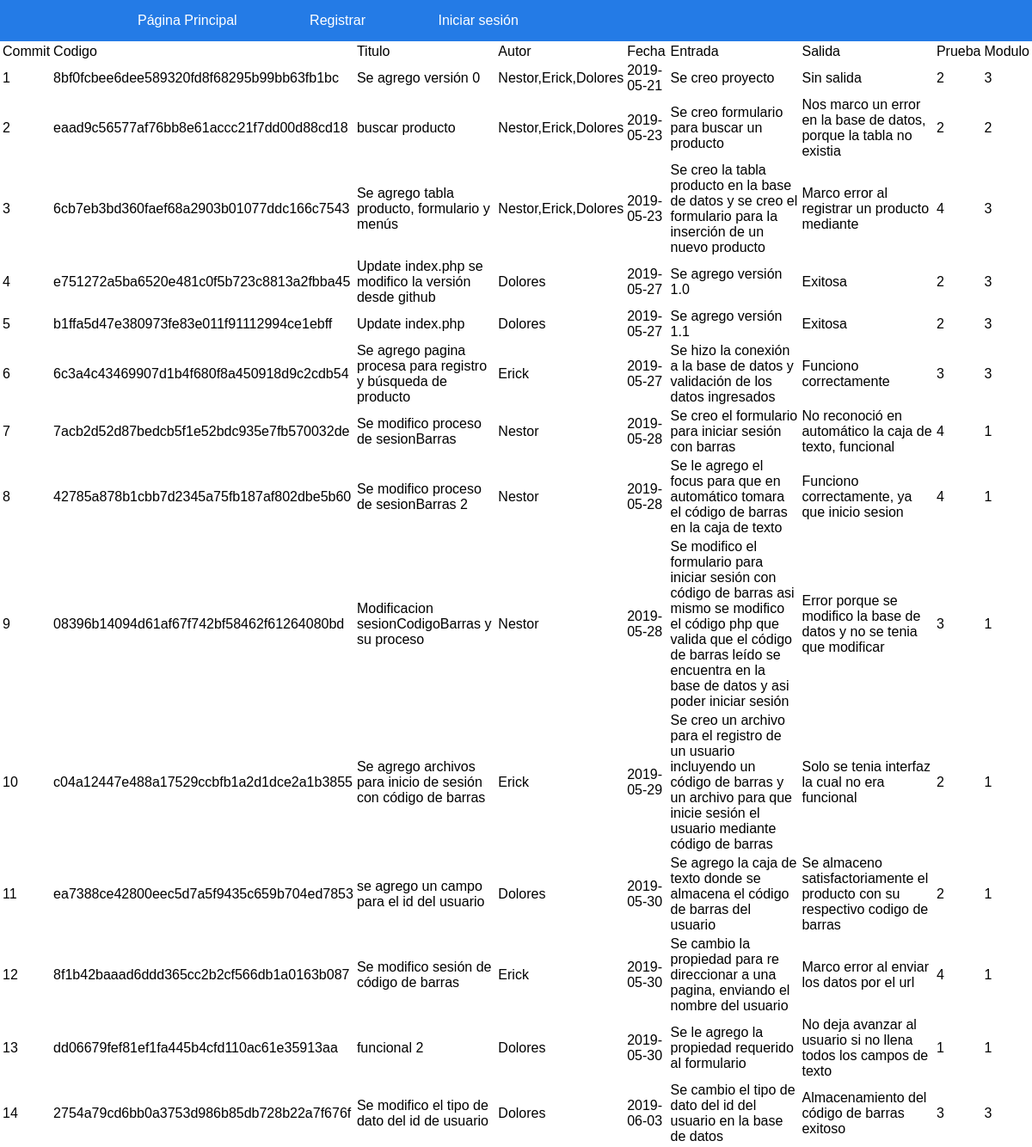
/fecha.php, run on the app's committed database.
### tables this page shows
CREATE TABLE `modificaciones` (
  `id_commit` int(6) NOT NULL,
  `codigo` varchar(99) DEFAULT NULL,
  `titulo` varchar(150) DEFAULT NULL,
  `autor` varchar(20) DEFAULT NULL,
  `fecha` date DEFAULT NULL,
  `entrada` varchar(1000) DEFAULT NULL,
  `salida` varchar(1000) DEFAULT NULL,
  `id_prueba` int(6) DEFAULT NULL,
  `id_modulo` int(6) DEFAULT NULL
);

### fecha.php (the view, shortened to what this page needs)
<!DOCTYPE html>
<html lang="en" dir="ltr">
  <head>
  </head>
  <body>
	<link rel="stylesheet" href="estilo.css">
  	<link rel="stylesheet" href="estilo2.css">
      <nav>
      				<ul class="nav navbar-nav">
                <li><a href="index.php">P&aacutegina Principal</a></li>
                <li><a href="agregarUsuarioinfo.php">Registrar</a></li>
      					<li><a href="login.php">Iniciar sesi&oacuten</a></li>
      				</ul>
      	</nav>
<?php
$consulta = "SELECT * FROM modificaciones";
$conexion=mysqli_connect("localhost","root","","bitacora") or
        die("Problemas en la conexión");
        $respuesta= mysqli_query($conexion,$consulta)or die("Problemas en el select".mysqli_error($conexion));
?>
<div id="productos">
 <center> <table class="table table-hover">
            <thead>
        <tr>
          <td> Commit</td>
          <td>Codigo</td>
          <td>Titulo</td>
          <td>Autor</td>
          <td>Fecha</td>
          <td>Entrada</td>
          <td>Salida</td>
          <td>Prueba</td>
          <td>Modulo</td>
        </tr>
        </thead>
<?php
  while($ros= mysqli_fetch_array($respuesta)){
echo "<tr>";
echo'<td>'.utf8_encode($ros[0]).'</td>';
echo'<td>'.$ros[1].'</td>';
echo'<td>'.utf8_encode($ros[2]).'</td>';
echo'<td>'.$ros[3].'</td>';
echo'<td>'.$ros[4].'</td>';
echo'<td>'.utf8_encode($ros[5]).'</td>';
echo'<td>'.utf8_encode($ros[6]).'</td>';
echo'<td>'.$ros[7].'</td>';
echo'<td>'.$ros[8].'</td>';
echo "</tr>";}
?>
</table></center>
</div>
</body>
</html>

### estilo2.css (style rules this page uses)
body { margin: 0; background-color: #FFFFFF; padding: 0px; font-family: Arial; }
nav { width: 100%; background: #247BE6; }
ul { width: 80%; margin: 0 auto; padding: 0; list-style: none; }
ul li { display: inline-block; }
ul li a { color: white; display: block; padding: 15px 40px; text-decoration: none; }

### data on the page
modificaciones: id_commit "1", codigo "8bf0fcbee6dee589320fd8f68295b99bb63fb1bc", titulo "Se agrego versión 0", autor "Nestor,Erick,Dolores", fecha "2019-05-21", entrada "Se creo proyecto", salida "Sin salida", id_prueba "2", id_modulo "3"
modificaciones: id_commit "2", codigo "eaad9c56577af76bb8e61accc21f7dd00d88cd18", titulo "buscar producto", autor "Nestor,Erick,Dolores", fecha "2019-05-23", entrada "Se creo formulario para buscar un producto", salida "Nos marco un error en la base de datos, porque la tabla no existia", id_prueba "2", id_modulo "2"
modificaciones: id_commit "3", codigo "6cb7eb3bd360faef68a2903b01077ddc166c7543", titulo "Se agrego tabla producto, formulario y menús", autor "Nestor,Erick,Dolores", fecha "2019-05-23", entrada "Se creo la tabla producto en la base de datos y se creo el formulario para la inserción de un nuevo producto", salida "Marco error al registrar un producto mediante", id_prueba "4", id_modulo "3"
modificaciones: id_commit "4", codigo "e751272a5ba6520e481c0f5b723c8813a2fbba45", titulo "Update index.php se modifico la versión desde github", autor "Dolores", fecha "2019-05-27", entrada "Se agrego versión 1.0", salida "Exitosa", id_prueba "2", id_modulo "3"
modificaciones: id_commit "5", codigo "b1ffa5d47e380973fe83e011f91112994ce1ebff", titulo "Update index.php", autor "Dolores", fecha "2019-05-27", entrada "Se agrego versión 1.1", salida "Exitosa", id_prueba "2", id_modulo "3"
modificaciones: id_commit "6", codigo "6c3a4c43469907d1b4f680f8a450918d9c2cdb54", titulo "Se agrego pagina procesa para registro y búsqueda de producto", autor "Erick", fecha "2019-05-27", entrada "Se hizo la conexión a la base de datos y validación de los datos ingresados", salida "Funciono correctamente", id_prueba "3", id_modulo "3"
modificaciones: id_commit "7", codigo "7acb2d52d87bedcb5f1e52bdc935e7fb570032de", titulo "Se modifico proceso de sesionBarras", autor "Nestor", fecha "2019-05-28", entrada "Se creo el formulario para iniciar sesión con barras", salida "No reconoció en automático la caja de texto, funcional", id_prueba "4", id_modulo "1"
modificaciones: id_commit "8", codigo "42785a878b1cbb7d2345a75fb187af802dbe5b60", titulo "Se modifico proceso de sesionBarras 2", autor "Nestor", fecha "2019-05-28", entrada "Se le agrego el focus para que en automático tomara el código de barras en la caja de texto", salida "Funciono correctamente, ya que inicio sesion", id_prueba "4", id_modulo "1"
modificaciones: id_commit "9", codigo "08396b14094d61af67f742bf58462f61264080bd", titulo "Modificacion sesionCodigoBarras y su proceso", autor "Nestor", fecha "2019-05-28", entrada "Se modifico el formulario para iniciar sesión con código de barras asi mismo se modifico el código php que valida que el código de barras leído se encuentra en la base de datos y asi poder iniciar sesión", salida "Error porque se modifico la base de datos y no se tenia que modificar", id_prueba "3", id_modulo "1"
modificaciones: id_commit "10", codigo "c04a12447e488a17529ccbfb1a2d1dce2a1b3855", titulo "Se agrego archivos para inicio de sesión con código de barras", autor "Erick", fecha "2019-05-29", entrada "Se creo un archivo para el registro de un usuario incluyendo un código de barras y un archivo para que inicie sesión el usuario mediante código de barras", salida "Solo se tenia interfaz la cual no era funcional", id_prueba "2", id_modulo "1"
modificaciones: id_commit "11", codigo "ea7388ce42800eec5d7a5f9435c659b704ed7853", titulo "se agrego un campo para el id del usuario", autor "Dolores", fecha "2019-05-30", entrada "Se agrego la caja de texto donde se almacena el código de barras del usuario", salida "Se almaceno satisfactoriamente el producto con su respectivo codigo de barras", id_prueba "2", id_modulo "1"
modificaciones: id_commit "12", codigo "8f1b42baaad6ddd365cc2b2cf566db1a0163b087", titulo "Se modifico sesión de código de barras", autor "Erick", fecha "2019-05-30", entrada "Se cambio la propiedad para re direccionar a una pagina, enviando el nombre del usuario", salida "Marco error al enviar los datos por el url", id_prueba "4", id_modulo "1"
modificaciones: id_commit "13", codigo "dd06679fef81ef1fa445b4cfd110ac61e35913aa", titulo "funcional 2", autor "Dolores", fecha "2019-05-30", entrada "Se le agrego la propiedad requerido al formulario", salida "No deja avanzar al usuario si no llena todos los campos de texto", id_prueba "1", id_modulo "1"
modificaciones: id_commit "14", codigo "2754a79cd6bb0a3753d986b85db728b22a7f676f", titulo "Se modifico el tipo de dato del id de usuario", autor "Dolores", fecha "2019-06-03", entrada "Se cambio el tipo de dato del id del usuario en la base de datos", salida "Almacenamiento del código de barras exitoso", id_prueba "3", id_modulo "3"
